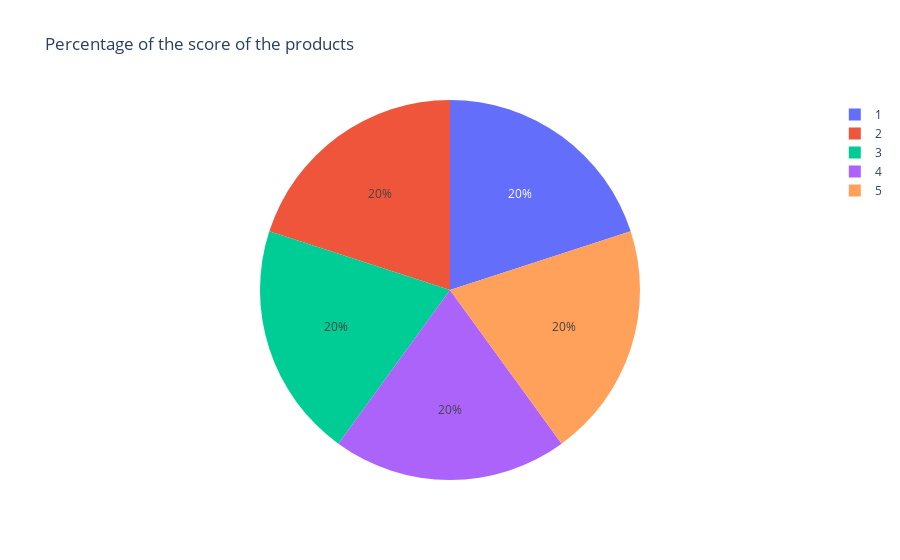

Here is the notebook cell this chart was saved with:
### Code cell
fig = px.pie(df, names='Score', title='Percentage of the score of the products')
fig.show()

### Figure 1 — Plotly figure (JSON) as saved in the notebook; plotly's stock layout.template omitted (floating-point values rounded to 4 significant figures; data arrays with more than 128 entries replaced by an {"elided": "..."} marker saying what was removed)
{"data": [{"domain": {"x": [0, 1], "y": [0, 1]}, "hovertemplate": "Score=%{label}<extra></extra>", "labels": {"elided": "100000 int values"}, "legendgroup": "", "name": "", "showlegend": true, "type": "pie"}], "layout": {"legend": {"tracegroupgap": 0}, "title": {"text": "Percentage of the score of the products"}}}
